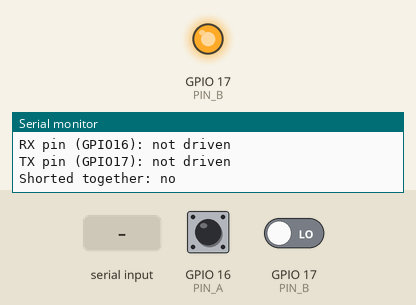
This sketch was run on a simulated ESP32. Parts: output pins drawn as LEDs (lit = HIGH), the last lines printed to the serial monitor. Inputs (shaded band) come from the test bench; at power-on: GPIO 16 (PIN_A) LOW, GPIO 17 (PIN_B) LOW.

Above: at 1.7 s.
1.8 s: GPIO 16 (PIN_A) pulled LOW for 0.15 s
At 7.0 s:
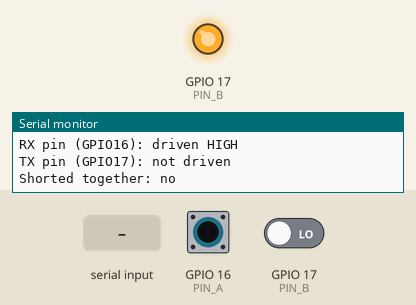
8.6 s: GPIO 17 (PIN_B) driven HIGH
At 12.2 s:
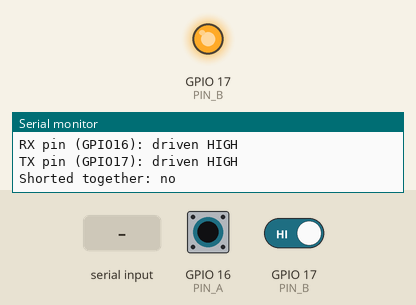
15.3 s: GPIO 17 (PIN_B) driven LOW
At 17.4 s:
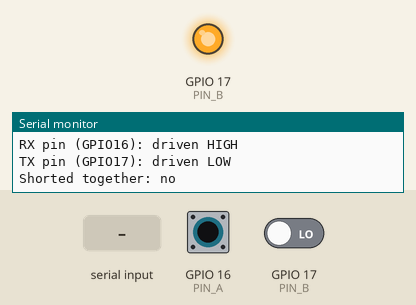
22.0 s: GPIO 16 (PIN_A) pulsed HIGH 2 times (0.12 s each, 0.3 s apart)
28.8 s: "H" received over the second serial link
At 34.1 s:
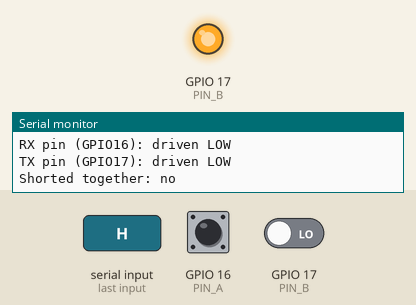
Timing chart, 0 to 35.2 s (numbered marks = the images above; inputs shaded):
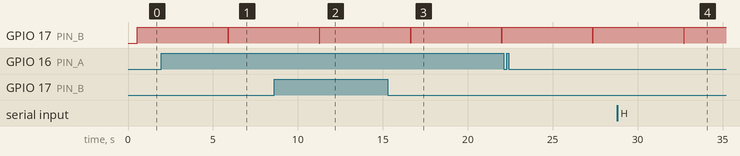

The sketch:

reader_check.ino
```cpp
/*
  Connection test for an ESP32 and the M5Stack UHF-RFID Unit.

  Open the Serial Monitor at 115200 baud. Every few seconds this:
    1. checks the level on both reader signal pins with the serial port off
    2. checks whether the two pins are shorted together
    3. asks for the reader's version using both pin orders and common bauds
    4. prints any bytes that come back, and what the result means
*/

#include <driver/gpio.h>

#if defined(ARDUINO_XIAO_ESP32C3) || defined(ARDUINO_XIAO_ESP32S3)
const int PIN_A = D7;  // RX on the XIAO
const int PIN_B = D6;  // TX on the XIAO
#else
const int PIN_A = 16;  // RX2 on an ESP32 dev board
const int PIN_B = 17;  // TX2 on an ESP32 dev board
#endif

const long BAUD_RATES[] = {115200, 57600, 38400, 19200, 9600};

const uint8_t VERSION_QUERY[] = {0xBB, 0x00, 0x03, 0x00, 0x01, 0x00, 0x04, 0x7E};

// Clears any leftover serial port setup so the reading reflects the wiring.
int readPin(int pin, int mode) {
  gpio_reset_pin((gpio_num_t)pin);
  pinMode(pin, mode);
  delay(10);
  return digitalRead(pin);
}

// HIGH under both pulls = driven high. LOW under both = driven low.
const char* describePin(int pin) {
  int withPullDown = readPin(pin, INPUT_PULLDOWN);
  int withPullUp = readPin(pin, INPUT_PULLUP);
  if (withPullDown && withPullUp) return "driven HIGH";
  if (!withPullDown && !withPullUp) return "driven LOW";
  return "not driven";
}

bool pinsAreShorted() {
  gpio_reset_pin((gpio_num_t)PIN_B);
  pinMode(PIN_B, OUTPUT);
  digitalWrite(PIN_B, LOW);
  bool followedLow = readPin(PIN_A, INPUT_PULLUP) == LOW;

  digitalWrite(PIN_B, HIGH);
  bool followedHigh = readPin(PIN_A, INPUT_PULLDOWN) == HIGH;

  gpio_reset_pin((gpio_num_t)PIN_B);
  return followedLow && followedHigh;
}

// Returns true if a complete-looking reply came back.
bool askForVersion(long baud, int rxPin, int txPin, bool& gotBytes) {
  Serial1.begin(baud, SERIAL_8N1, rxPin, txPin);
  delay(30);
  while (Serial1.available()) Serial1.read();

  Serial1.write(VERSION_QUERY, sizeof(VERSION_QUERY));
  Serial1.flush();

  int count = 0;
  uint8_t first = 0, last = 0;
  unsigned long start = millis();
  while (millis() - start < 300) {
    if (Serial1.available()) {
      uint8_t b = Serial1.read();
      if (count == 0) {
        first = b;
        Serial.print("  ");
        Serial.print(baud);
        Serial.print(" baud, RX=GPIO");
        Serial.print(rxPin);
        Serial.print(" TX=GPIO");
        Serial.print(txPin);
        Serial.print(": ");
      }
      last = b;
      count++;
      if (b < 0x10) Serial.print('0');
      Serial.print(b, HEX);
      Serial.print(' ');
    }
  }
  if (count > 0) {
    Serial.println();
    gotBytes = true;
  }

  Serial1.end();
  return count > 0 && first == 0xBB && last == 0x7E;
}

void setup() {
  Serial.begin(115200);
  delay(500);
  Serial.println();
  Serial.println("Reader connection test");
}

void loop() {
  Serial.println();
  Serial.println("-----------------------------");

  const char* levelA = describePin(PIN_A);
  const char* levelB = describePin(PIN_B);
  bool shorted = pinsAreShorted();
  Serial.print("RX pin (GPIO");
  Serial.print(PIN_A);
  Serial.print("): ");
  Serial.println(levelA);
  Serial.print("TX pin (GPIO");
  Serial.print(PIN_B);
  Serial.print("): ");
  Serial.println(levelB);
  Serial.print("Shorted together: ");
  Serial.println(shorted ? "YES" : "no");

  bool gotBytes = false;
  long workingBaud = 0;
  bool swapped = false;
  for (long baud : BAUD_RATES) {
    if (askForVersion(baud, PIN_A, PIN_B, gotBytes)) {
      workingBaud = baud;
      break;
    }
    if (askForVersion(baud, PIN_B, PIN_A, gotBytes)) {
      workingBaud = baud;
      swapped = true;
      break;
    }
  }

  Serial.print("Result: ");
  if (shorted) {
    Serial.println("the RX and TX pins are connected to each other. Check for a solder bridge or touching wires.");
  } else if (workingBaud != 0) {
    Serial.print("reader answered at ");
    Serial.print(workingBaud);
    Serial.println(swapped ? " baud, but TX/RX are swapped. Swap white and yellow." : " baud with the wiring correct.");
  } else if (gotBytes) {
    Serial.println("bytes arrived but not a valid reply. Send these numbers to Claude.");
  } else if (levelA[7] == 'H' && levelB[7] == 'H') {
    Serial.println("both lines are high but no reply. Check the black GND wire first, then 5V at the reader.");
  } else {
    Serial.println("no reply. At least one line is not driven high, so check white, yellow, red and black.");
  }

  delay(2000);
}
```

Measured:
- after the input at 1.8 s, GPIO 17 (PIN_B): HIGH → LOW after 4.1 s, → HIGH 0.01 s later
- after the input at 8.6 s, GPIO 17 (PIN_B): HIGH → LOW after 2.7 s, → HIGH 0.01 s later
- after the input at 15.3 s, GPIO 17 (PIN_B): HIGH → LOW after 1.3 s, → HIGH 0.01 s later, → LOW 5.4 s later
- after the input at 28.8 s, GPIO 17 (PIN_B): HIGH → LOW after 3.9 s, → HIGH 0.01 s later
